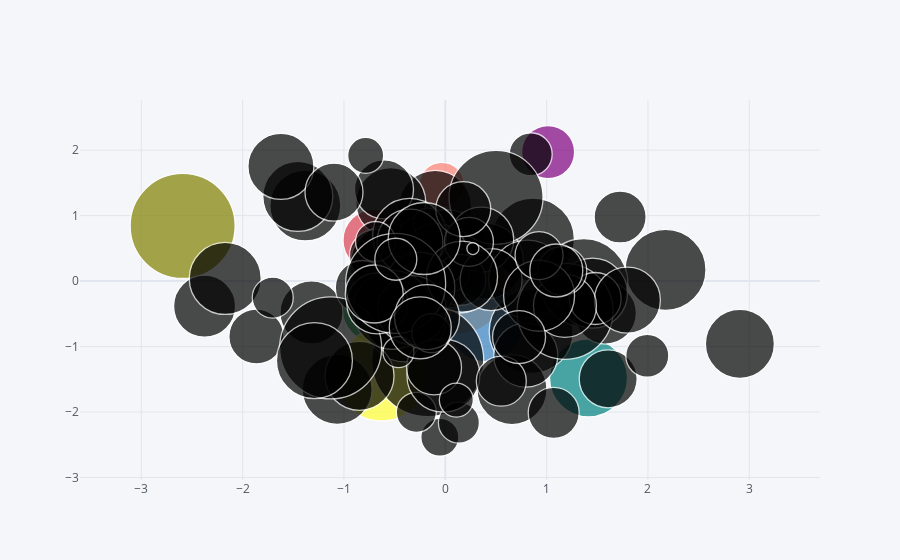

Notebook cell for this chart:
### Code cell
df.iplot(kind='bubble', x='A', y='B', size='C')
